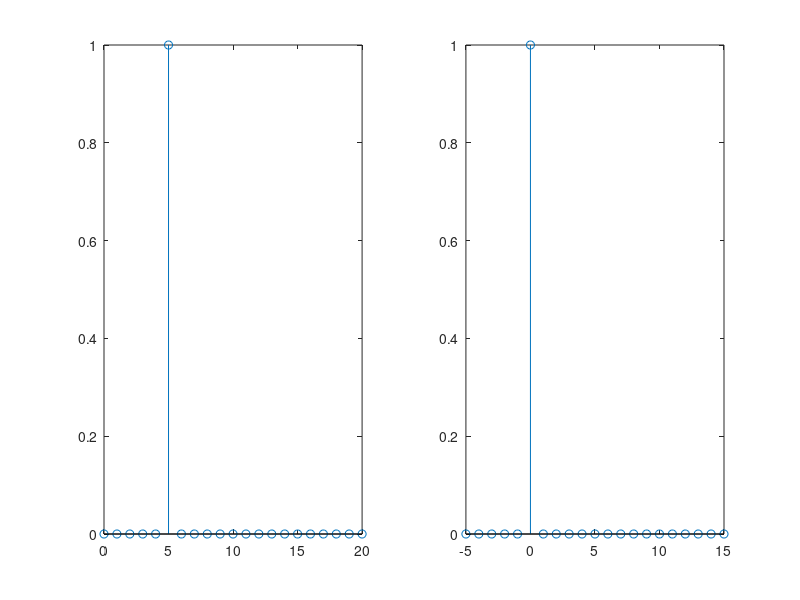
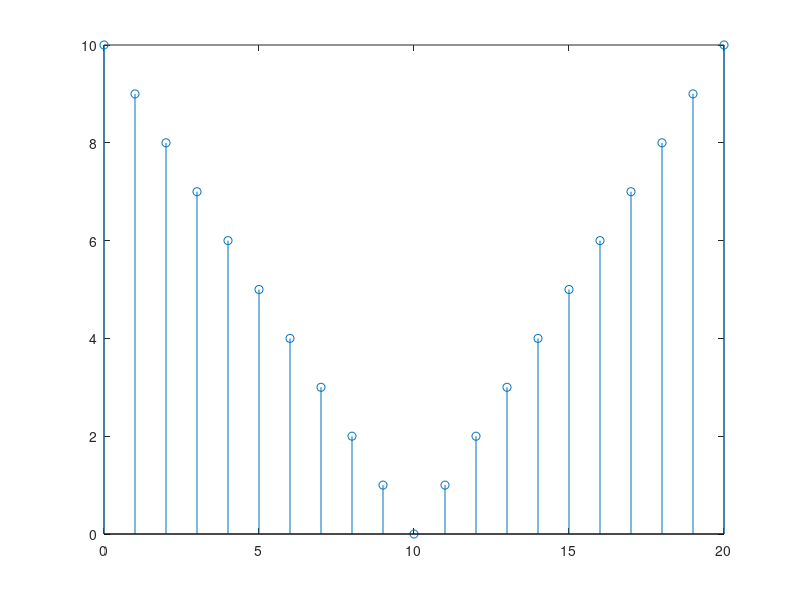
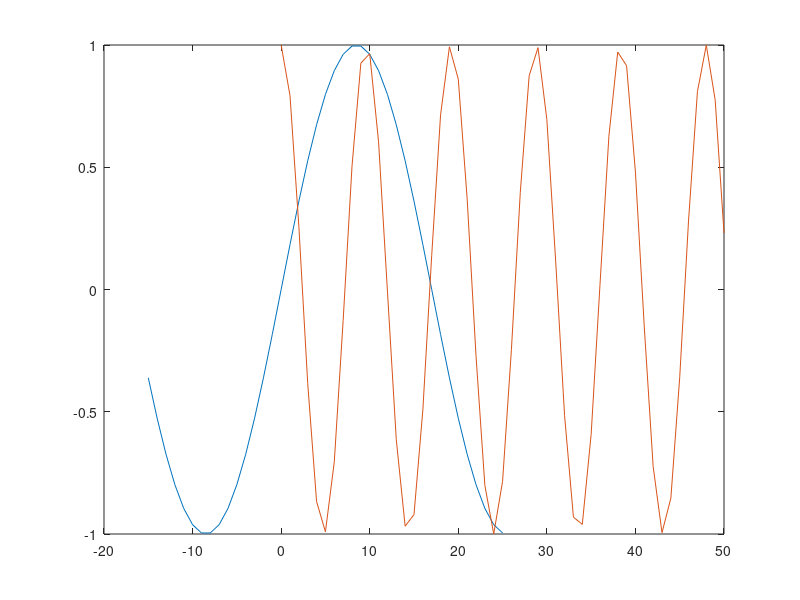
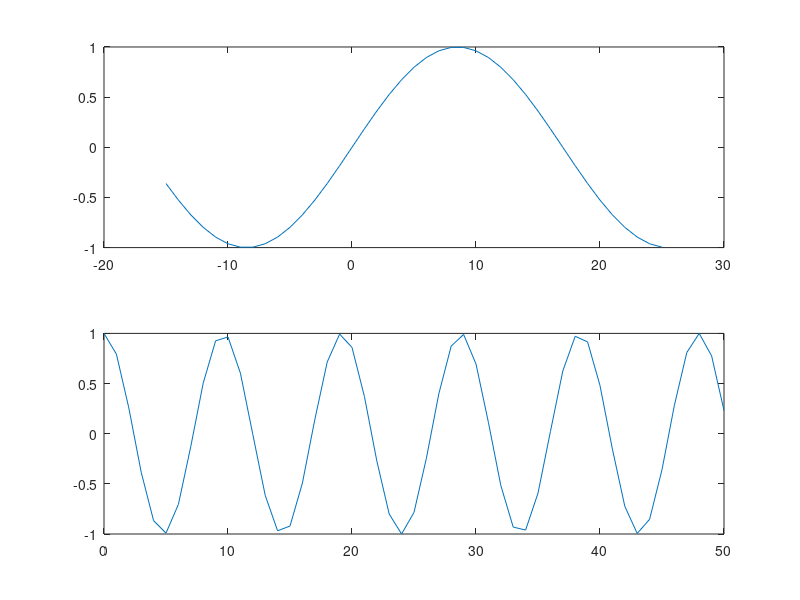

Source code (MATLAB) for these figures, in order:
%%%%%E4:
% a.)
z=zeros(1,21);  
z(6)=1;         %%Formarea vectorului z=[0 0 0 0 0 1 0...0] de 21 de elem
subplot(1,2,1) 
n=0:20;
stem(n,z)   %%Desenarea discreta a valorilor vectorului z in punctele din vectorul n
subplot(1,2,2)
m=-5:15;
stem(m,z)  %%Desenarea discreta a valorilor vectorului z in punctele din vectorul m 
% b.)
t=abs(10-n);
figure
stem(n,t); %%Desenarea discreta a vectorului t in pucntele din vectorul n
%% c.)
   %%Figura 1:
n=-15:25;   
x1=sin(pi/17*n);  
figure
plot(n,x1)
hold on %% Desenarea pe acelasi sistem de axe a mai multe grafice
n=0:50;
x2=cos(pi/sqrt(23)*n);
plot(n,x2);
    %%Figura 2:
figure
subplot(2,1,1)
n=-15:25;
x1=sin(pi/17*n);
plot(n,x1)
n=0:50;
x2=cos(pi/sqrt(23)*n);
subplot(2,1,2)
plot(n,x2)
%%Figura 1 dar acum cu stem
n=-15:25;   
x1=sin(pi/17*n);  
figure
stem(n,x1)
hold on %% Desenarea pe acelasi sistem de axe a mai multe grafice
n=0:50;
x2=cos(pi/sqrt(23)*n);
stem(n,x2);
    %%Figura 2 dar acum cu stem
figure
subplot(2,1,1)
n=-15:25;
x1=sin(pi/17*n);
stem(n,x1)
n=0:50;
x2=cos(pi/sqrt(23)*n);
subplot(2,1,2)
stem(n,x2)
